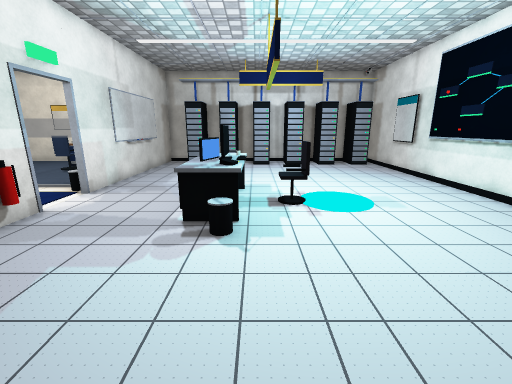
View 1 (above)

23 first-person views from a walk through a Unity game level. The camera is 1.3 m above the floor, tilts 14° down and sees 90° across. The floor is counted in squares, 0.5 m on a side. Each view is taken from the middle of a square. On the plan, view 1 faces up. The plan holds only what a view shows up to about 18 squares ahead; the rest is blank. The place goes on beyond the plan. The player character is not drawn. Door leaves are left out, so doorways stand open. Some surface patterns are stand-ins.

View 2
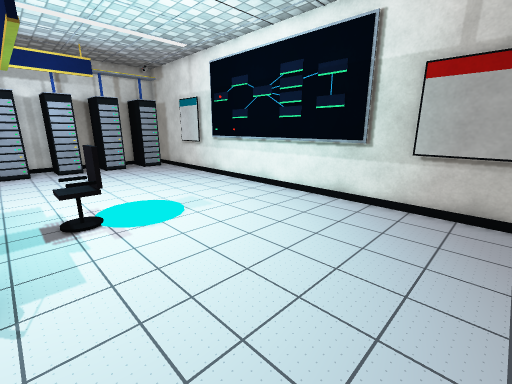

View 3
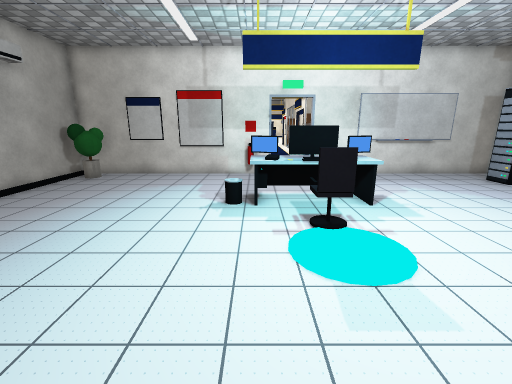

View 4
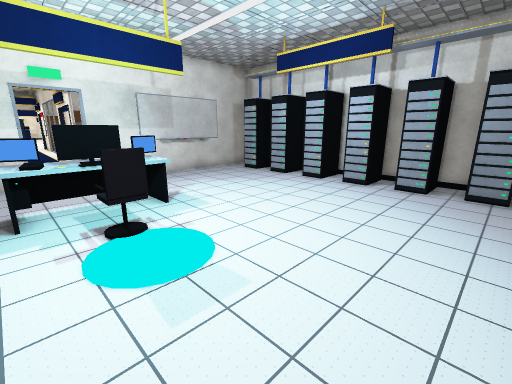

View 5
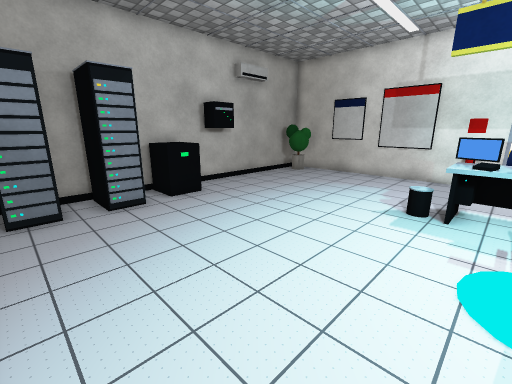

View 6
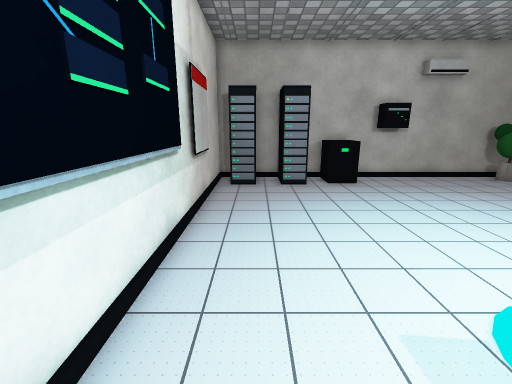

View 7
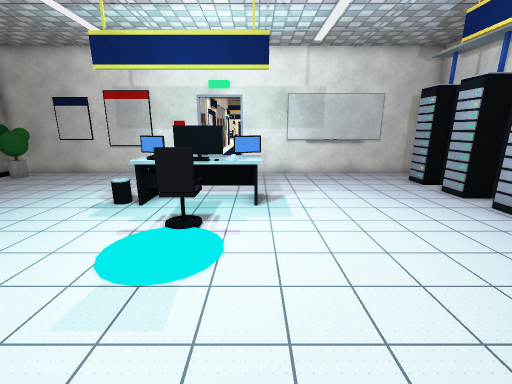

View 8
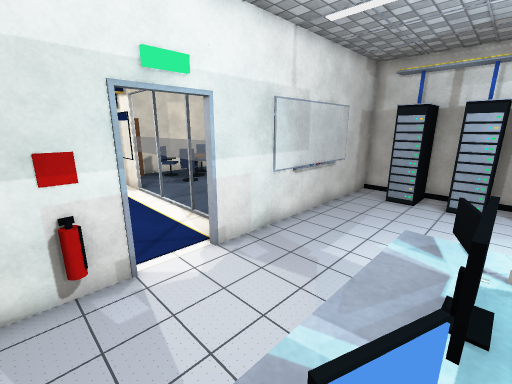

View 9
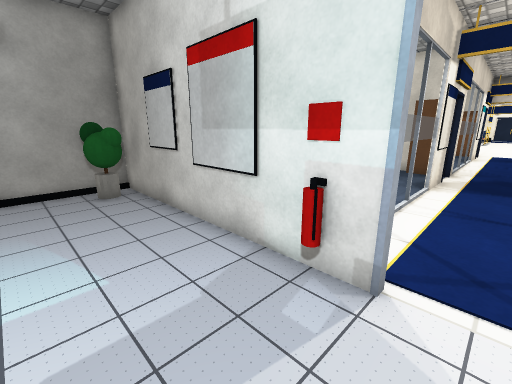

View 10
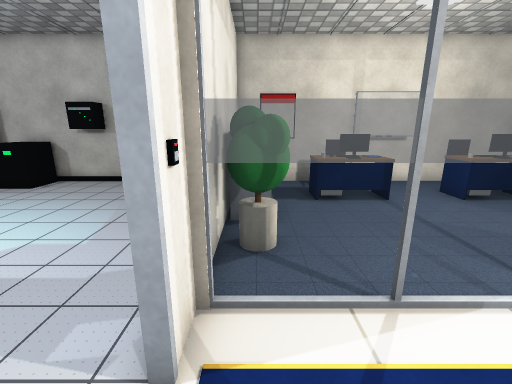

View 11
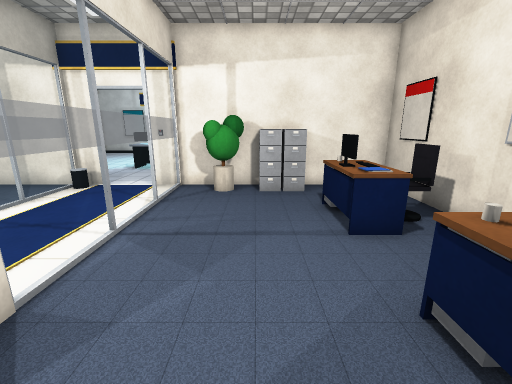

View 12
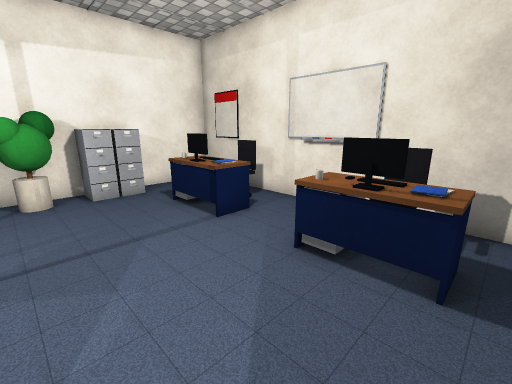

View 13
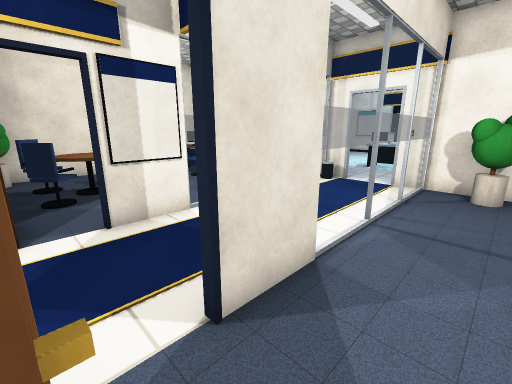

View 14
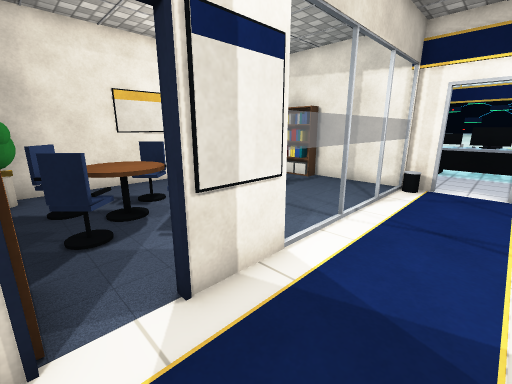

View 15
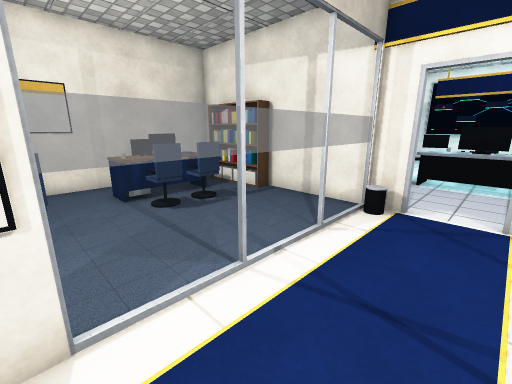

View 16
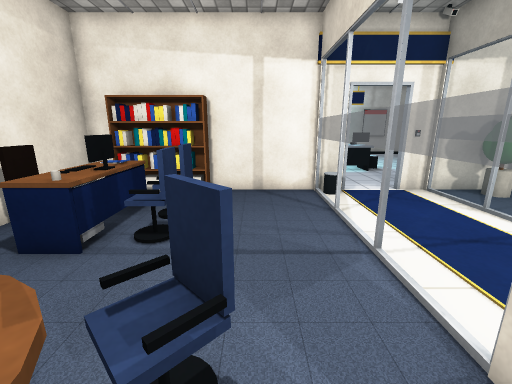

View 17
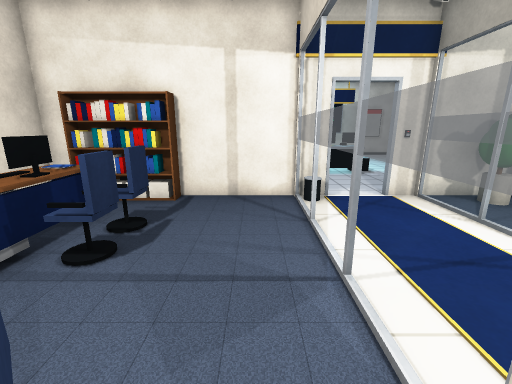

View 18
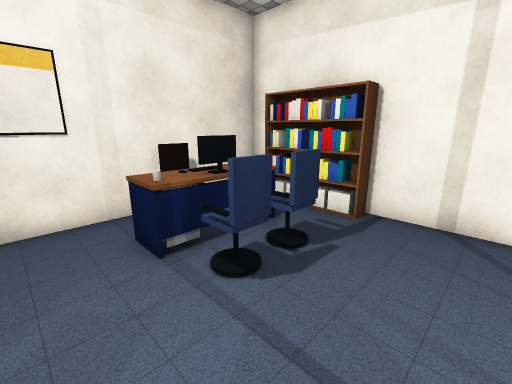

View 19
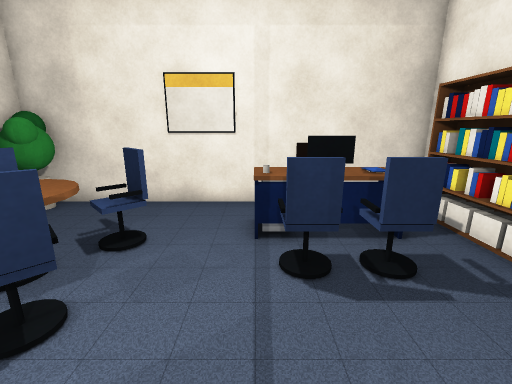

View 20
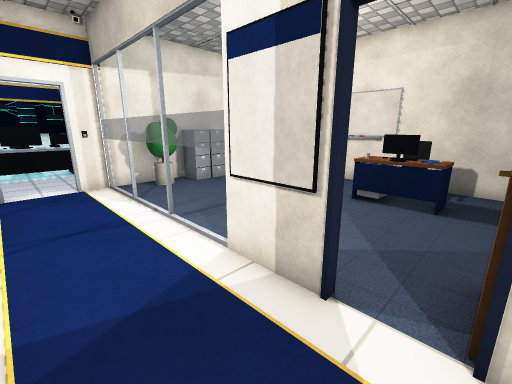

View 21
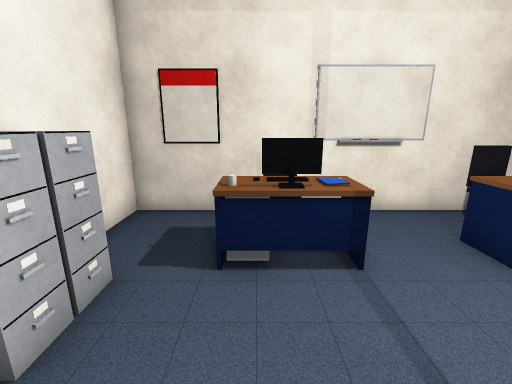

View 22
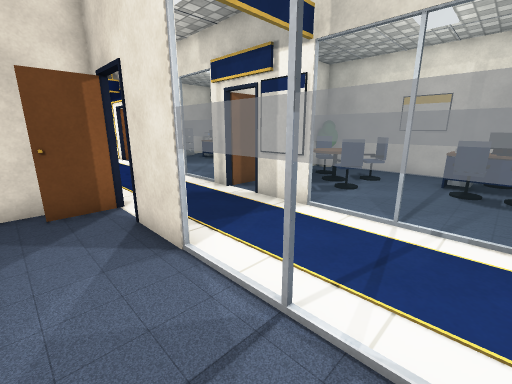

View 23
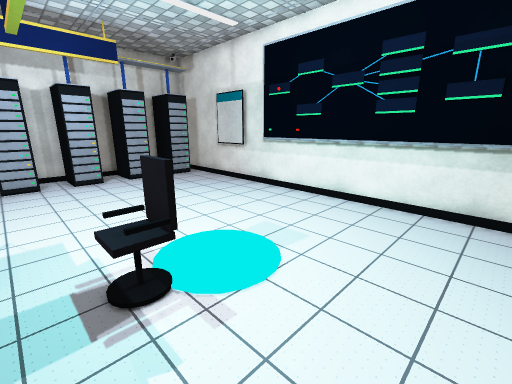

### Floor plan
Key: @ floor where view 1 was taken; # wall or solid block; . main floor; : floor 0.5 m higher than the main floor; / step, stairs or slope; D open door; = window, fence, low wall or low ledge; O other object.
Columns run from 20 left of view 1 to 9 right of it. Each row starts with its distance up from view 1.
 21 #################     #####
 20 O........O  ##.### #####.##  #
 19 O......OOOO O#.#=#=#=##=.=##=#
 18  O.OO..OOOOOO#...............#
 17  OOOO....OO.##...............#
 16   OOO..OOOO.##...............#
 15  OOOO........#...............#
 14  O..O........#...............#
 13 #............#...............#
 12 #.###........#...............#
 11 #.###========#....OOO........#
 10 .............D....OOO........#
  9 .............D....OOOOO......#
  8 .............D....OOO........#
  7 #.###========O....OOO........#
  6 #............#...../.........#
  5 #..........OO#...............#
  4 ...........OO#...............#
  3 ............O#...............#
  2 ............O#...............#
  1 ..OOO..OOO..O#...............#
  0 .OOOO..OOOO..#......@........#
 -1 ..O:O..OOO...#O.......OO.=##=#
 -2 ..OO....OO...#OO...OOOOO.##  #
 -3 ####################O######

Where each view was taken, in squares from view 1:
view 1: 0 up, 0 right, facing up
view 2: 1 up, 0 right, facing up-right
view 3: 7 up, 8 right, facing left
view 4: 7 up, 8 right, facing up-left
view 5: 8 up, 8 right, facing down-left
view 6: 11 up, 7 right, facing down
view 7: 11 up, 8 right, facing left
view 8: 6 up, 1 left, facing up-left
view 9: 9 up, 3 left, facing down-left
view 10: 10 up, 8 left, facing down
view 11: 3 up, 19 left, facing right
view 12: 5 up, 19 left, facing down-right
view 13: 4 up, 20 left, facing up-right
view 14: 8 up, 20 left, facing up-right
view 15: 8 up, 16 left, facing up-right
view 16: 14 up, 18 left, facing right
view 17: 13 up, 17 left, facing right
view 18: 13 up, 15 left, facing up-right
view 19: 12 up, 13 left, facing up
view 20: 10 up, 20 left, facing down-right
view 21: 5 up, 11 left, facing down
view 22: 4 up, 11 left, facing up-left
view 23: 5 up, 0 right, facing up-right
